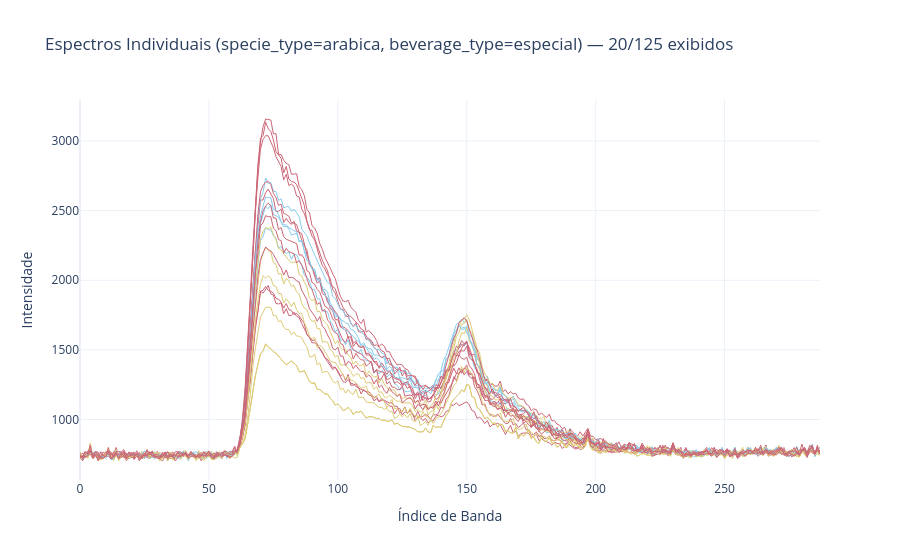

This figure's notebook cell:
### Code cell
copy  = df.copy()

fig, total = plot_sample_variability(copy,
                                     sample_size=20,
                                     specie_type='arabica',
                                     beverage_type='especial',
                                     color_by='region')
fig.show()

### Figure 1 — Plotly figure (JSON) as saved in the notebook; plotly's stock layout.template omitted (floating-point values rounded to 4 significant figures; data arrays with more than 128 entries replaced by an {"elided": "..."} marker saying what was removed)
{"data": [{"hovertemplate": "region: florao<br>", "line": {"color": "rgb(136, 204, 238)", "width": 1}, "mode": "lines", "showlegend": false, "type": "scatter", "x": {"elided": "288 int values"}, "y": {"elided": "288 int values"}}, {"hovertemplate": "region: mogiana<br>", "line": {"color": "rgb(204, 102, 119)", "width": 1}, "mode": "lines", "showlegend": false, "type": "scatter", "x": {"elided": "288 int values"}, "y": {"elided": "288 int values"}}, {"hovertemplate": "region: mogiana<br>", "line": {"color": "rgb(204, 102, 119)", "width": 1}, "mode": "lines", "showlegend": false, "type": "scatter", "x": {"elided": "288 int values"}, "y": {"elided": "288 int values"}}, {"hovertemplate": "region: parana<br>", "line": {"color": "rgb(221, 204, 119)", "width": 1}, "mode": "lines", "showlegend": false, "type": "scatter", "x": {"elided": "288 int values"}, "y": {"elided": "288 int values"}}, {"hovertemplate": "region: florao<br>", "line": {"color": "rgb(136, 204, 238)", "width": 1}, "mode": "lines", "showlegend": false, "type": "scatter", "x": {"elided": "288 int values"}, "y": {"elided": "288 int values"}}, {"hovertemplate": "region: mogiana<br>", "line": {"color": "rgb(204, 102, 119)", "width": 1}, "mode": "lines", "showlegend": false, "type": "scatter", "x": {"elided": "288 int values"}, "y": {"elided": "288 int values"}}, {"hovertemplate": "region: mogiana<br>", "line": {"color": "rgb(204, 102, 119)", "width": 1}, "mode": "lines", "showlegend": false, "type": "scatter", "x": {"elided": "288 int values"}, "y": {"elided": "288 int values"}}, {"hovertemplate": "region: mogiana<br>", "line": {"color": "rgb(204, 102, 119)", "width": 1}, "mode": "lines", "showlegend": false, "type": "scatter", "x": {"elided": "288 int values"}, "y": {"elided": "288 int values"}}, {"hovertemplate": "region: florao<br>", "line": {"color": "rgb(136, 204, 238)", "width": 1}, "mode": "lines", "showlegend": false, "type": "scatter", "x": {"elided": "288 int values"}, "y": {"elided": "288 int values"}}, {"hovertemplate": "region: parana<br>", "line": {"color": "rgb(221, 204, 119)", "width": 1}, "mode": "lines", "showlegend": false, "type": "scatter", "x": {"elided": "288 int values"}, "y": {"elided": "288 int values"}}, {"hovertemplate": "region: mogiana<br>", "line": {"color": "rgb(204, 102, 119)", "width": 1}, "mode": "lines", "showlegend": false, "type": "scatter", "x": {"elided": "288 int values"}, "y": {"elided": "288 int values"}}, {"hovertemplate": "region: parana<br>", "line": {"color": "rgb(221, 204, 119)", "width": 1}, "mode": "lines", "showlegend": false, "type": "scatter", "x": {"elided": "288 int values"}, "y": {"elided": "288 int values"}}, {"hovertemplate": "region: parana<br>", "line": {"color": "rgb(221, 204, 119)", "width": 1}, "mode": "lines", "showlegend": false, "type": "scatter", "x": {"elided": "288 int values"}, "y": {"elided": "288 int values"}}, {"hovertemplate": "region: parana<br>", "line": {"color": "rgb(221, 204, 119)", "width": 1}, "mode": "lines", "showlegend": false, "type": "scatter", "x": {"elided": "288 int values"}, "y": {"elided": "288 int values"}}, {"hovertemplate": "region: parana<br>", "line": {"color": "rgb(221, 204, 119)", "width": 1}, "mode": "lines", "showlegend": false, "type": "scatter", "x": {"elided": "288 int values"}, "y": {"elided": "288 int values"}}, {"hovertemplate": "region: florao<br>", "line": {"color": "rgb(136, 204, 238)", "width": 1}, "mode": "lines", "showlegend": false, "type": "scatter", "x": {"elided": "288 int values"}, "y": {"elided": "288 int values"}}, {"hovertemplate": "region: mogiana<br>", "line": {"color": "rgb(204, 102, 119)", "width": 1}, "mode": "lines", "showlegend": false, "type": "scatter", "x": {"elided": "288 int values"}, "y": {"elided": "288 int values"}}, {"hovertemplate": "region: mogiana<br>", "line": {"color": "rgb(204, 102, 119)", "width": 1}, "mode": "lines", "showlegend": false, "type": "scatter", "x": {"elided": "288 int values"}, "y": {"elided": "288 int values"}}, {"hovertemplate": "region: mogiana<br>", "line": {"color": "rgb(204, 102, 119)", "width": 1}, "mode": "lines", "showlegend": false, "type": "scatter", "x": {"elided": "288 int values"}, "y": {"elided": "288 int values"}}, {"hovertemplate": "region: mogiana<br>", "line": {"color": "rgb(204, 102, 119)", "width": 1}, "mode": "lines", "showlegend": false, "type": "scatter", "x": {"elided": "288 int values"}, "y": {"elided": "288 int values"}}], "layout": {"showlegend": false, "title": {"text": "Espectros Individuais (specie_type=arabica, beverage_type=especial) — 20/125 exibidos"}, "xaxis": {"title": {"text": "Índice de Banda"}}, "yaxis": {"title": {"text": "Intensidade"}}}}
